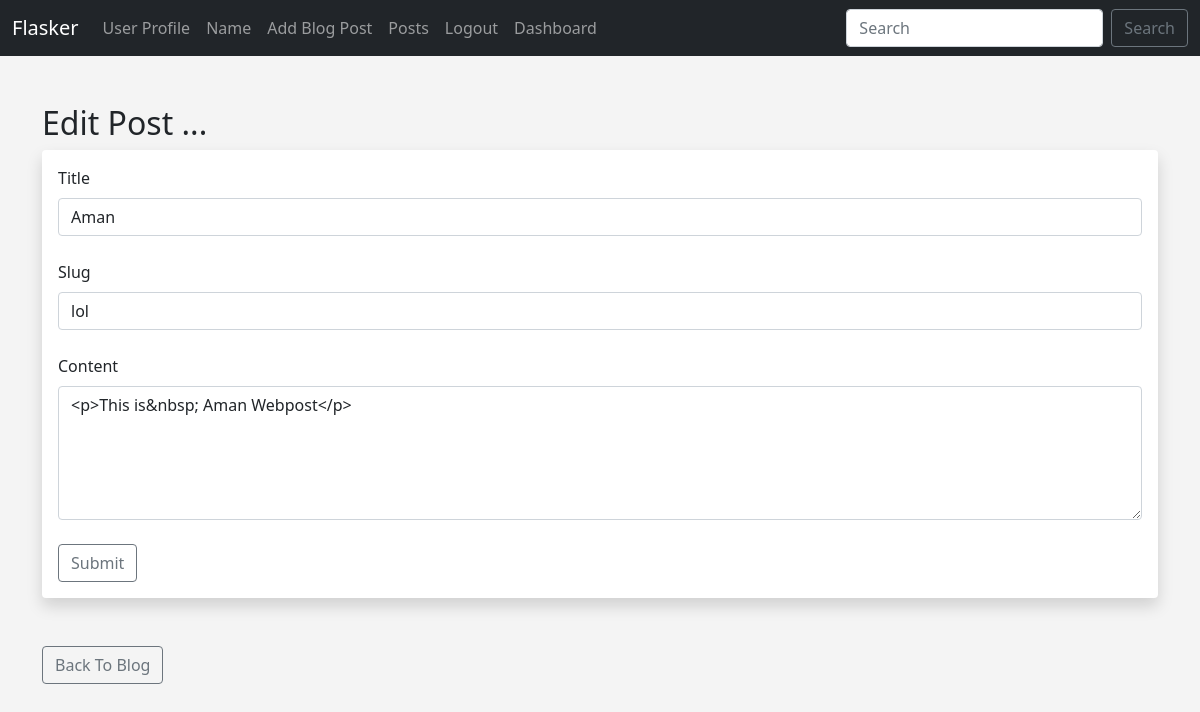
/posts/edit/1 (signed in), run on the app's committed database.
### app.py (models this page shows)
class Posts(db.Model):
	id=db.Column(db.Integer,primary_key=True)
	title=db.Column(db.String(255))
	content=db.Column(db.Text)
	date_posted=db.Column(db.DateTime, default=datetime.utcnow)
	slug= db.Column(db.String(255))
	poster_id=db.Column(db.Integer, db.ForeignKey('users.id'))

### app.py (the view, shortened to what this page needs)
@app.route('/posts/edit/<int:id>',methods = ['GET','POST'])
@login_required
def edit_post(id):
	post = Posts.query.get_or_404(id)
	form = PostForm()
	if current_user.id==post.poster_id or current_user.id==4:
		form.title.data = post.title
		form.slug.data = post.slug
		form.content.data = post.content
		return render_template('edit_post.html',form=form)
	else:
		flash("You aren't Authorized to edit this Post")
		posts = Posts.query.order_by(Posts.date_posted)
		return render_template("posts.html",posts=posts)

### webforms.py
class PostForm(FlaskForm):
	title = StringField("Title",validators=[DataRequired()])
	content = CKEditorField('Content',validators=[DataRequired()])
	slug = StringField("Slug",validators=[DataRequired()])
	submit = SubmitField("Submit")

class SearchForm(FlaskForm):
	searched = StringField("Searched",validators=[DataRequired()])
	submit = SubmitField("Submit")

### app.py (called while the page is built)
@login_manager.user_loader
def load_user(user_id):
	return Users.query.get(int(user_id))

@app.context_processor
def base():
	form = SearchForm()
	return dict(form=form)

### templates/edit_post.html (shortened to what this page needs)
{% extends 'base.html' %}
{%block content %}
<br>
<h2> Edit Post ...</h2>
<div class="shadow p-3 mb-5 bg-body rounded">
	<form method="POST">
		{{ form.title.label(
		class="form-label")}}
		{{ form.title(
		class="form-control") }}
		<br/>
		{{ form.slug.label(
		class="form-label")}}
		{{ form.slug(
		class="form-control") }}
		<br>
		{{ form.content.label(
		class="form-label")}}
		{{ form.content(
		class="form-control", rows="5") }}
		<br>
		{{form.submit(
		class="btn btn-outline-secondary") }}
	</form>
</div>
<a href="{{ url_for('posts')}}" class="btn btn-outline-secondary btn-small">Back To Blog</a>
{% endblock %}

### static/css/style.css (style rules this page uses)
body { background: #f4f4f4; }

### data on the page
Posts: title "Aman", slug "lol", content "<p>This is&nbsp; Aman Webpost</p>"
